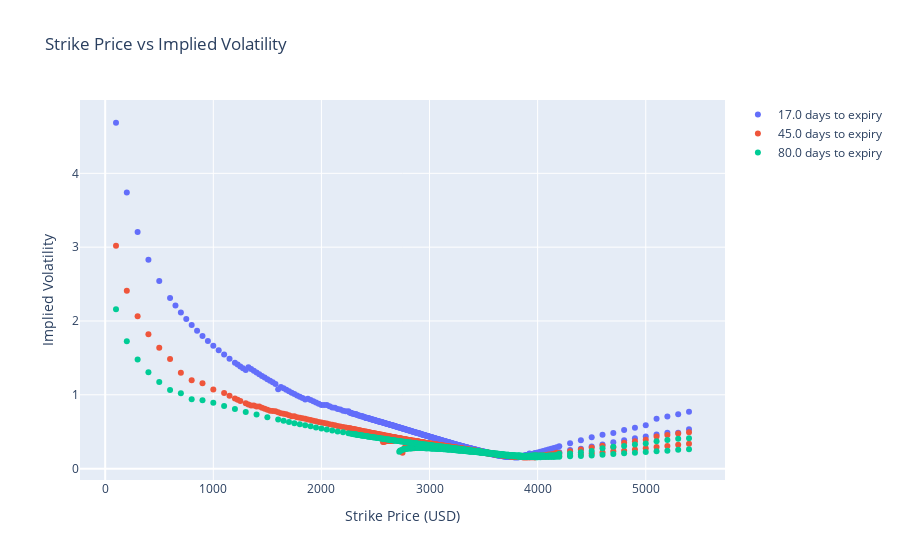

Write notebook code for a chart like this one.
### Code cell
# Create an empty figure
fig = go.Figure()

# Loop through unique 'days_to_expiry' and add traces for each
for expiry in SPX_df["days_to_expiry"].unique():
    subset = SPX_df[SPX_df["days_to_expiry"] == expiry]
    
    # Add a scatter trace for each subset
    fig.add_trace(go.Scatter(
        x=subset["strike_price"],
        y=subset["implied_vol"],
        mode='markers',
        name=f"{expiry} days to expiry"
    ))

# Add labels and grid
fig.update_layout(
    xaxis_title="Strike Price (USD)",
    yaxis_title="Implied Volatility",
    title="Strike Price vs Implied Volatility",
    showlegend=True
)

# Show the plot
fig.show()

### Figure 1 — Plotly figure (JSON) as saved in the notebook; plotly's stock layout.template omitted (floating-point values rounded to 4 significant figures; data arrays with more than 128 entries replaced by an {"elided": "..."} marker saying what was removed)
{"data": [{"mode": "markers", "name": "17.0 days to expiry", "type": "scatter", "x": {"elided": "610 int values"}, "y": {"elided": "610 float values"}}, {"mode": "markers", "name": "45.0 days to expiry", "type": "scatter", "x": {"elided": "635 int values"}, "y": {"elided": "635 float values"}}, {"mode": "markers", "name": "80.0 days to expiry", "type": "scatter", "x": {"elided": "431 int values"}, "y": {"elided": "431 float values"}}], "layout": {"showlegend": true, "title": {"text": "Strike Price vs Implied Volatility"}, "xaxis": {"title": {"text": "Strike Price (USD)"}}, "yaxis": {"title": {"text": "Implied Volatility"}}}}
